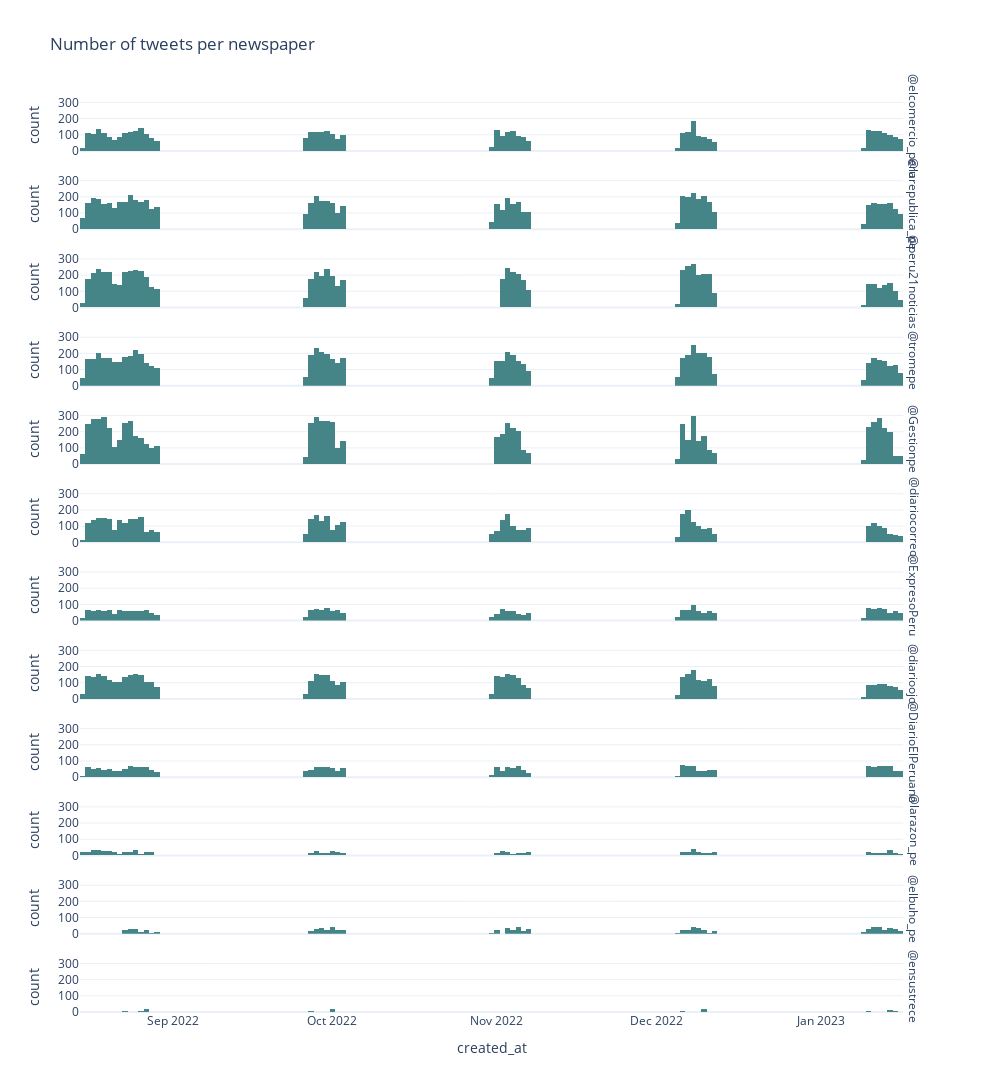

Here is the notebook cell this chart was saved with:
### Markdown cell above
From the first looks, as well a the look on the head and tail I get to see how many of the variables are categorical and how many are numerical. Also, I only found missing values in the referenced tweets field. So, first for the numerical value I'm going to take a look of some metrics before the EDA.

**Numerical variables:**

1. `created_at`: Timestamp of the tweet
2. `retweet_count`: Number of times a tweet was retweeted
3. `like_count`: Number of likes a tweet has
4. `quote_count`: Number of times a tweet was quoted

**Categorical variables**

1. `id`: Unique identifier of tweet
2. `positively_sensitive`: Boolean variable of whether a tweet might contain sensitive information
3. `text`: Actual text of the tweet
4. `referenced_tweet`: Whether this tweet is a retweet or a quoted tweet
5. `newspaper`: Twitter handle if the newspaper the tweet belongs to

### Code cell
fig = px.histogram(
    data_raw,
    x="created_at",
    facet_row="newspaper",
    color_discrete_sequence=gruvbox_colors,
    title="Number of tweets per newspaper",
    height=1600,
    width=1000
)

fig.update_traces(xbins_size="D1")
fig.for_each_annotation(lambda a: a.update(text=f"@{a.text.split('=')[-1]}"))

fig.show()

fig.write_image(f"{BASE_DIR}/reports/figures/1-tweeets-per-newspaper-{TIME_STAMPS[0]}-{TIME_STAMPS[-1]}.jpg")

### Figure 1 — Plotly figure (JSON) as saved in the notebook; plotly's stock layout.template omitted (floating-point values rounded to 4 significant figures; data arrays with more than 128 entries replaced by an {"elided": "..."} marker saying what was removed)
{"data": [{"alignmentgroup": "True", "bingroup": "x", "hovertemplate": "newspaper=elcomercio_peru<br>created_at=%{x}<br>count=%{y}<extra></extra>", "legendgroup": "", "marker": {"color": "#458588", "pattern": {"shape": ""}}, "name": "", "offsetgroup": "", "orientation": "v", "showlegend": false, "type": "histogram", "x": {"elided": "4529 str values"}, "xaxis": "x12", "xbins": {"size": "D1"}, "yaxis": "y12"}, {"alignmentgroup": "True", "bingroup": "x", "hovertemplate": "newspaper=larepublica_pe<br>created_at=%{x}<br>count=%{y}<extra></extra>", "legendgroup": "", "marker": {"color": "#458588", "pattern": {"shape": ""}}, "name": "", "offsetgroup": "", "orientation": "v", "showlegend": false, "type": "histogram", "x": {"elided": "7064 str values"}, "xaxis": "x11", "xbins": {"size": "D1"}, "yaxis": "y11"}, {"alignmentgroup": "True", "bingroup": "x", "hovertemplate": "newspaper=peru21noticias<br>created_at=%{x}<br>count=%{y}<extra></extra>", "legendgroup": "", "marker": {"color": "#458588", "pattern": {"shape": ""}}, "name": "", "offsetgroup": "", "orientation": "v", "showlegend": false, "type": "histogram", "x": {"elided": "7571 str values"}, "xaxis": "x10", "xbins": {"size": "D1"}, "yaxis": "y10"}, {"alignmentgroup": "True", "bingroup": "x", "hovertemplate": "newspaper=tromepe<br>created_at=%{x}<br>count=%{y}<extra></extra>", "legendgroup": "", "marker": {"color": "#458588", "pattern": {"shape": ""}}, "name": "", "offsetgroup": "", "orientation": "v", "showlegend": false, "type": "histogram", "x": {"elided": "7186 str values"}, "xaxis": "x9", "xbins": {"size": "D1"}, "yaxis": "y9"}, {"alignmentgroup": "True", "bingroup": "x", "hovertemplate": "newspaper=Gestionpe<br>created_at=%{x}<br>count=%{y}<extra></extra>", "legendgroup": "", "marker": {"color": "#458588", "pattern": {"shape": ""}}, "name": "", "offsetgroup": "", "orientation": "v", "showlegend": false, "type": "histogram", "x": {"elided": "8169 str values"}, "xaxis": "x8", "xbins": {"size": "D1"}, "yaxis": "y8"}, {"alignmentgroup": "True", "bingroup": "x", "hovertemplate": "newspaper=diariocorreo<br>created_at=%{x}<br>count=%{y}<extra></extra>", "legendgroup": "", "marker": {"color": "#458588", "pattern": {"shape": ""}}, "name": "", "offsetgroup": "", "orientation": "v", "showlegend": false, "type": "histogram", "x": {"elided": "4841 str values"}, "xaxis": "x7", "xbins": {"size": "D1"}, "yaxis": "y7"}, {"alignmentgroup": "True", "bingroup": "x", "hovertemplate": "newspaper=ExpresoPeru<br>created_at=%{x}<br>count=%{y}<extra></extra>", "legendgroup": "", "marker": {"color": "#458588", "pattern": {"shape": ""}}, "name": "", "offsetgroup": "", "orientation": "v", "showlegend": false, "type": "histogram", "x": {"elided": "2599 str values"}, "xaxis": "x6", "xbins": {"size": "D1"}, "yaxis": "y6"}, {"alignmentgroup": "True", "bingroup": "x", "hovertemplate": "newspaper=diarioojo<br>created_at=%{x}<br>count=%{y}<extra></extra>", "legendgroup": "", "marker": {"color": "#458588", "pattern": {"shape": ""}}, "name": "", "offsetgroup": "", "orientation": "v", "showlegend": false, "type": "histogram", "x": {"elided": "5063 str values"}, "xaxis": "x5", "xbins": {"size": "D1"}, "yaxis": "y5"}, {"alignmentgroup": "True", "bingroup": "x", "hovertemplate": "newspaper=DiarioElPeruano<br>created_at=%{x}<br>count=%{y}<extra></extra>", "legendgroup": "", "marker": {"color": "#458588", "pattern": {"shape": ""}}, "name": "", "offsetgroup": "", "orientation": "v", "showlegend": false, "type": "histogram", "x": {"elided": "2305 str values"}, "xaxis": "x4", "xbins": {"size": "D1"}, "yaxis": "y4"}, {"alignmentgroup": "True", "bingroup": "x", "hovertemplate": "newspaper=larazon_pe<br>created_at=%{x}<br>count=%{y}<extra></extra>", "legendgroup": "", "marker": {"color": "#458588", "pattern": {"shape": ""}}, "name": "", "offsetgroup": "", "orientation": "v", "showlegend": false, "type": "histogram", "x": {"elided": "879 str values"}, "xaxis": "x3", "xbins": {"size": "D1"}, "yaxis": "y3"}, {"alignmentgroup": "True", "bingroup": "x", "hovertemplate": "newspaper=elbuho_pe<br>created_at=%{x}<br>count=%{y}<extra></extra>", "legendgroup": "", "marker": {"color": "#458588", "pattern": {"shape": ""}}, "name": "", "offsetgroup": "", "orientation": "v", "showlegend": false, "type": "histogram", "x": {"elided": "899 str values"}, "xaxis": "x2", "xbins": {"size": "D1"}, "yaxis": "y2"}, {"alignmentgroup": "True", "bingroup": "x", "hovertemplate": "newspaper=ensustrece<br>created_at=%{x}<br>count=%{y}<extra></extra>", "legendgroup": "", "marker": {"color": "#458588", "pattern": {"shape": ""}}, "name": "", "offsetgroup": "", "orientation": "v", "showlegend": false, "type": "histogram", "x": {"elided": "130 str values"}, "xaxis": "x", "xbins": {"size": "D1"}, "yaxis": "y"}], "layout": {"annotations": [{"font": {}, "showarrow": false, "text": "@ensustrece", "textangle": 90, "x": 0.98, "xanchor": "left", "xref": "paper", "y": 0.02792, "yanchor": "middle", "yref": "paper"}, {"font": {}, "showarrow": false, "text": "@elbuho_pe", "textangle": 90, "x": 0.98, "xanchor": "left", "xref": "paper", "y": 0.1137, "yanchor": "middle", "yref": "paper"}, {"font": {}, "showarrow": false, "text": "@larazon_pe", "textangle": 90, "x": 0.98, "xanchor": "left", "xref": "paper", "y": 0.1996, "yanchor": "middle", "yref": "paper"}, {"font": {}, "showarrow": false, "text": "@DiarioElPeruano", "textangle": 90, "x": 0.98, "xanchor": "left", "xref": "paper", "y": 0.2854, "yanchor": "middle", "yref": "paper"}, {"font": {}, "showarrow": false, "text": "@diarioojo", "textangle": 90, "x": 0.98, "xanchor": "left", "xref": "paper", "y": 0.3712, "yanchor": "middle", "yref": "paper"}, {"font": {}, "showarrow": false, "text": "@ExpresoPeru", "textangle": 90, "x": 0.98, "xanchor": "left", "xref": "paper", "y": 0.4571, "yanchor": "middle", "yref": "paper"}, {"font": {}, "showarrow": false, "text": "@diariocorreo", "textangle": 90, "x": 0.98, "xanchor": "left", "xref": "paper", "y": 0.5429, "yanchor": "middle", "yref": "paper"}, {"font": {}, "showarrow": false, "text": "@Gestionpe", "textangle": 90, "x": 0.98, "xanchor": "left", "xref": "paper", "y": 0.6287, "yanchor": "middle", "yref": "paper"}, {"font": {}, "showarrow": false, "text": "@tromepe", "textangle": 90, "x": 0.98, "xanchor": "left", "xref": "paper", "y": 0.7146, "yanchor": "middle", "yref": "paper"}, {"font": {}, "showarrow": false, "text": "@peru21noticias", "textangle": 90, "x": 0.98, "xanchor": "left", "xref": "paper", "y": 0.8004, "yanchor": "middle", "yref": "paper"}, {"font": {}, "showarrow": false, "text": "@larepublica_pe", "textangle": 90, "x": 0.98, "xanchor": "left", "xref": "paper", "y": 0.8862, "yanchor": "middle", "yref": "paper"}, {"font": {}, "showarrow": false, "text": "@elcomercio_peru", "textangle": 90, "x": 0.98, "xanchor": "left", "xref": "paper", "y": 0.9721, "yanchor": "middle", "yref": "paper"}], "barmode": "relative", "height": 1600, "legend": {"tracegroupgap": 0}, "title": {"text": "Number of tweets per newspaper"}, "width": 1000, "xaxis": {"anchor": "y", "domain": [0, 0.98], "title": {"text": "created_at"}}, "xaxis10": {"anchor": "y10", "domain": [0, 0.98], "matches": "x", "showticklabels": false}, "xaxis11": {"anchor": "y11", "domain": [0, 0.98], "matches": "x", "showticklabels": false}, "xaxis12": {"anchor": "y12", "domain": [0, 0.98], "matches": "x", "showticklabels": false}, "xaxis2": {"anchor": "y2", "domain": [0, 0.98], "matches": "x", "showticklabels": false}, "xaxis3": {"anchor": "y3", "domain": [0, 0.98], "matches": "x", "showticklabels": false}, "xaxis4": {"anchor": "y4", "domain": [0, 0.98], "matches": "x", "showticklabels": false}, "xaxis5": {"anchor": "y5", "domain": [0, 0.98], "matches": "x", "showticklabels": false}, "xaxis6": {"anchor": "y6", "domain": [0, 0.98], "matches": "x", "showticklabels": false}, "xaxis7": {"anchor": "y7", "domain": [0, 0.98], "matches": "x", "showticklabels": false}, "xaxis8": {"anchor": "y8", "domain": [0, 0.98], "matches": "x", "showticklabels": false}, "xaxis9": {"anchor": "y9", "domain": [0, 0.98], "matches": "x", "showticklabels": false}, "yaxis": {"anchor": "x", "domain": [0, 0.05583], "title": {"text": "count"}}, "yaxis10": {"anchor": "x10", "domain": [0.7725, 0.8283], "matches": "y", "title": {"text": "count"}}, "yaxis11": {"anchor": "x11", "domain": [0.8583, 0.9142], "matches": "y", "title": {"text": "count"}}, "yaxis12": {"anchor": "x12", "domain": [0.9442, 1.0], "matches": "y", "title": {"text": "count"}}, "yaxis2": {"anchor": "x2", "domain": [0.08583, 0.1417], "matches": "y", "title": {"text": "count"}}, "yaxis3": {"anchor": "x3", "domain": [0.1717, 0.2275], "matches": "y", "title": {"text": "count"}}, "yaxis4": {"anchor": "x4", "domain": [0.2575, 0.3133], "matches": "y", "title": {"text": "count"}}, "yaxis5": {"anchor": "x5", "domain": [0.3433, 0.3992], "matches": "y", "title": {"text": "count"}}, "yaxis6": {"anchor": "x6", "domain": [0.4292, 0.485], "matches": "y", "title": {"text": "count"}}, "yaxis7": {"anchor": "x7", "domain": [0.515, 0.5708], "matches": "y", "title": {"text": "count"}}, "yaxis8": {"anchor": "x8", "domain": [0.6008, 0.6567], "matches": "y", "title": {"text": "count"}}, "yaxis9": {"anchor": "x9", "domain": [0.6867, 0.7425], "matches": "y", "title": {"text": "count"}}}}
